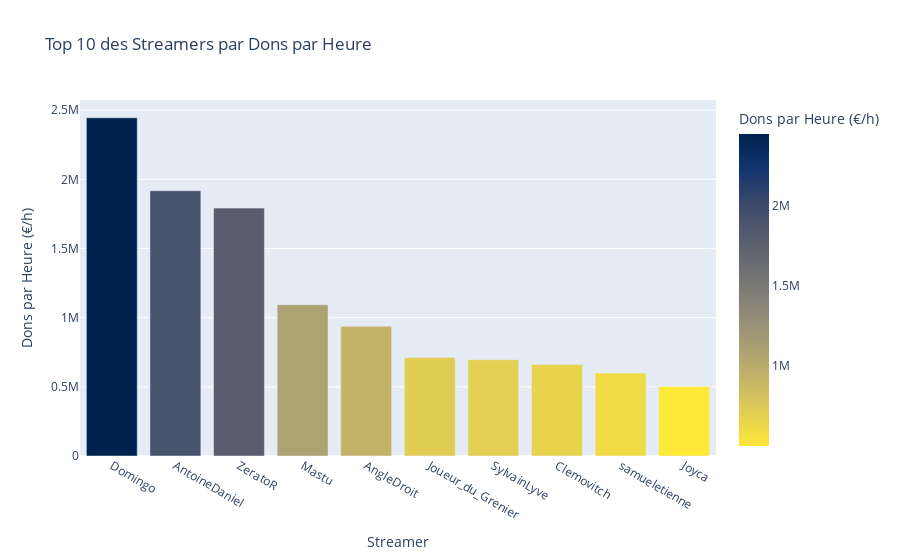
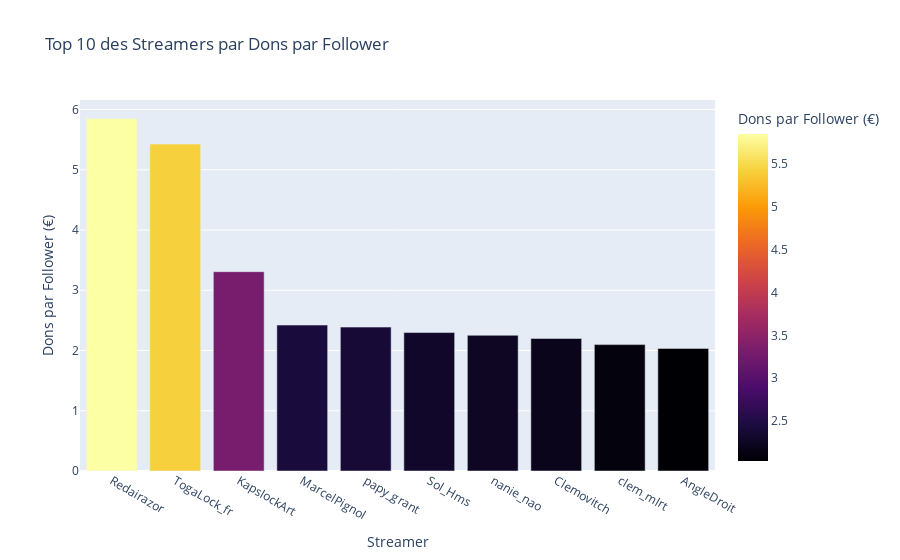

The notebook cell these images were saved under, in order:
### Markdown cell above
### Analyse de l'Efficacité des Streamers

### Code cell
# Top 10 des streamers par dons par heure
top_10_donations_per_hour = streamers.sort_values(by='donations_per_hour', ascending=False).head(10)

fig = px.bar(top_10_donations_per_hour, x='name', y='donations_per_hour',
             title='Top 10 des Streamers par Dons par Heure',
             labels={'name': 'Streamer', 'donations_per_hour': 'Dons par Heure (€/h)'},
             color='donations_per_hour',
             color_continuous_scale=px.colors.sequential.Cividis_r)
fig.show()

# Top 10 des streamers par dons par follower
top_10_donations_per_follower = streamers.sort_values(by='donations_per_follower', ascending=False).head(10)

fig = px.bar(top_10_donations_per_follower, x='name', y='donations_per_follower',
             title='Top 10 des Streamers par Dons par Follower',
             labels={'name': 'Streamer', 'donations_per_follower': 'Dons par Follower (€)'},
             color='donations_per_follower',
             color_continuous_scale=px.colors.sequential.Inferno)
fig.show()

### Figure 1 — Plotly figure (JSON) as saved in the notebook; plotly's stock layout.template omitted (floating-point values rounded to 4 significant figures)
{"data": [{"hovertemplate": "Streamer=%{x}<br>Dons par Heure (€/h)=%{marker.color}<extra></extra>", "legendgroup": "", "marker": {"color": [2445000.0, 1918000.0, 1792000.0, 1093000.0, 937500.0, 711800.0, 696200.0, 661300.0, 599900.0, 502600.0], "coloraxis": "coloraxis", "pattern": {"shape": ""}}, "name": "", "orientation": "v", "showlegend": false, "textposition": "auto", "type": "bar", "x": ["Domingo", "AntoineDaniel", "ZeratoR", "Mastu", "AngleDroit", "Joueur_du_Grenier", "SylvainLyve", "Clemovitch", "samueletienne", "Joyca"], "xaxis": "x", "y": [2445000.0, 1918000.0, 1792000.0, 1093000.0, 937500.0, 711800.0, 696200.0, 661300.0, 599900.0, 502600.0], "yaxis": "y"}], "layout": {"barmode": "relative", "coloraxis": {"colorbar": {"title": {"text": "Dons par Heure (€/h)"}}, "colorscale": [[0, "#fee838"], [0.1111, "#e1cc55"], [0.2222, "#c3b369"], [0.3333, "#a59c74"], [0.4444, "#8a8678"], [0.5556, "#707173"], [0.6667, "#575d6d"], [0.7778, "#3b496c"], [0.8889, "#123570"], [1, "#00224e"]]}, "legend": {"tracegroupgap": 0}, "title": {"text": "Top 10 des Streamers par Dons par Heure"}, "xaxis": {"anchor": "y", "domain": [0, 1], "title": {"text": "Streamer"}}, "yaxis": {"anchor": "x", "domain": [0, 1], "title": {"text": "Dons par Heure (€/h)"}}}}

### Figure 2 — Plotly figure (JSON) as saved in the notebook; plotly's stock layout.template omitted (floating-point values rounded to 4 significant figures)
{"data": [{"hovertemplate": "Streamer=%{x}<br>Dons par Follower (€)=%{marker.color}<extra></extra>", "legendgroup": "", "marker": {"color": [5.85, 5.426, 3.308, 2.422, 2.388, 2.298, 2.252, 2.2, 2.098, 2.035], "coloraxis": "coloraxis", "pattern": {"shape": ""}}, "name": "", "orientation": "v", "showlegend": false, "textposition": "auto", "type": "bar", "x": ["Redairazor", "TogaLock_fr", "KapslockArt", "MarcelPignol", "papy_grant", "Sol_Hms", "nanie_nao", "Clemovitch", "clem_mlrt", "AngleDroit"], "xaxis": "x", "y": [5.85, 5.426, 3.308, 2.422, 2.388, 2.298, 2.252, 2.2, 2.098, 2.035], "yaxis": "y"}], "layout": {"barmode": "relative", "coloraxis": {"colorbar": {"title": {"text": "Dons par Follower (€)"}}, "colorscale": [[0, "#000004"], [0.1111, "#1b0c41"], [0.2222, "#4a0c6b"], [0.3333, "#781c6d"], [0.4444, "#a52c60"], [0.5556, "#cf4446"], [0.6667, "#ed6925"], [0.7778, "#fb9b06"], [0.8889, "#f7d13d"], [1, "#fcffa4"]]}, "legend": {"tracegroupgap": 0}, "title": {"text": "Top 10 des Streamers par Dons par Follower"}, "xaxis": {"anchor": "y", "domain": [0, 1], "title": {"text": "Streamer"}}, "yaxis": {"anchor": "x", "domain": [0, 1], "title": {"text": "Dons par Follower (€)"}}}}
